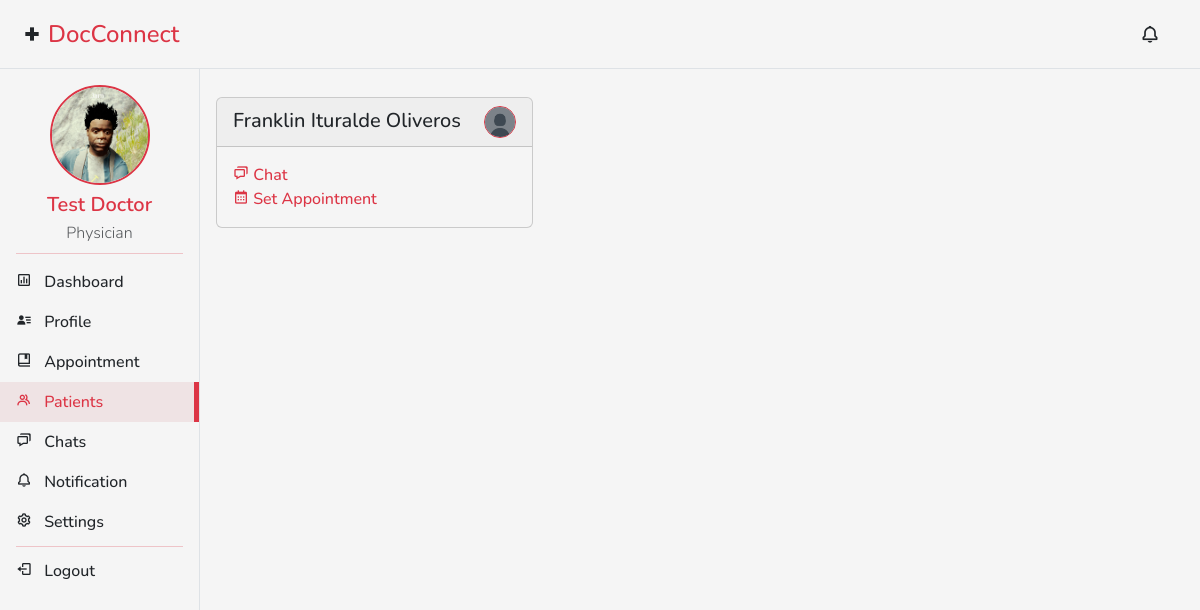
The page /doctor/patients.php (signed in) on the database its author committed.
### tables this page shows
CREATE TABLE `patient_info` (
  `patient_id` int(11) NOT NULL,
  `account_id` int(11) DEFAULT NULL,
  `height` varchar(32) DEFAULT NULL,
  `weight` varchar(32) DEFAULT NULL,
  `parent_name` varchar(255) DEFAULT NULL,
  `parent_contact` varchar(16) DEFAULT NULL,
  `is_created` timestamp NOT NULL DEFAULT current_timestamp(),
  `is_updated` timestamp NOT NULL DEFAULT current_timestamp() ON UPDATE current_timestamp(),
  `is_deleted` int(11) DEFAULT 0
);

CREATE TABLE `account` (
  `account_id` int(11) NOT NULL,
  `email` varchar(255) NOT NULL,
  `password` varchar(255) NOT NULL,
  `firstname` varchar(255) NOT NULL,
  `middlename` varchar(255) DEFAULT NULL,
  `lastname` varchar(255) NOT NULL,
  `gender` varchar(16) NOT NULL,
  `contact` varchar(64) DEFAULT NULL,
  `address` varchar(255) DEFAULT NULL,
  `account_image` varchar(64) NOT NULL,
  `account_type` varchar(16) NOT NULL,
  `verification_status` varchar(16) NOT NULL DEFAULT 'Unverified',
  `is_created` timestamp NOT NULL DEFAULT current_timestamp(),
  `is_updated` timestamp NOT NULL DEFAULT current_timestamp() ON UPDATE current_timestamp(),
  `is_deleted` int(11) DEFAULT 0,
  `user_role` int(11) NOT NULL,
  `campus_id` int(11) DEFAULT NULL,
  `birthdate` timestamp NULL DEFAULT NULL,
  `role` enum('doctor','patient') NOT NULL DEFAULT 'patient'
);

### classes/patient.class.php (called while the page is built, shortened)
<?php
require_once("../classes/database.php");
class Patient
{
    protected $db;
    function __construct()
    {
        $this->db = new Database();
    }
    function get_patients($doctor_id)
    {
        $sql = "SELECT a.*, pi.*, COUNT(ap.appointment_id) AS appointment_count,
            CONCAT(a.firstname, IF(a.middlename IS NOT NULL AND a.middlename != '', CONCAT(' ', a.middlename), ''), ' ', a.lastname) AS patient_name,
            MAX(ap.appointment_date) AS latest_appointment_date,
            MAX(ap.appointment_time) AS latest_appointment_time
            FROM account a
            INNER JOIN patient_info pi ON pi.account_id = a.account_id
            INNER JOIN appointment ap ON pi.patient_id = ap.patient_id
            WHERE ap.doctor_id = :doctor_id
            GROUP BY pi.patient_id
            ORDER BY latest_appointment_date ASC, latest_appointment_time ASC";
        $query = $this->db->connect()->prepare($sql);
        $query->bindParam(':doctor_id', $doctor_id);
        $data = null;
        if ($query->execute()) {
            $data = $query->fetchAll();
        }
        return $data;
    }
}

### classes/database.php (called while the page is built)
<?php
class Database
{
    private $host = 'localhost';
    private $username = 'root';
    private $password = '';
    private $database = 'docconnect_db2';
    protected $connection;
    function connect()
    {
        try {
            $this->connection = new PDO("mysql:host=$this->host;dbname=$this->database", $this->username, $this->password);
            $this->connection->setAttribute(PDO::ATTR_ERRMODE, PDO::ERRMODE_EXCEPTION);
        } catch (PDOException $e) {
            die("Connection error: " . $e->getMessage());
        }
        return $this->connection;
    }
}
?>

### doctor/patients.php (the view, shortened to what this page needs)
<?php
require_once('../classes/patient.class.php');
?>
<!DOCTYPE html>
<html lang="en">
<?php
include '../includes/head.php';
?>
<body>
    <?php
    require_once('../includes/header-doctor.php');
    ?>
    <div class="container-fluid">
        <div class="row">
            <?php
            require_once('../includes/sidepanel-doctor.php');
            ?>
            <main class="col-md-9 ms-sm-auto col-lg-10 px-md-4">
                <div class="mt-4 mb-3 row row-cols-1 row-cols-md-2 row-cols-lg-3 ">
                    <?php
                    $pateint = new Patient();
                    $patientArray = $pateint->get_patients($_SESSION['doctor_id']);
                    foreach ($patientArray as $item) {
                    ?>
                        <div class="col p-1">
                            <div class="card">
                                <a class="card-header fs-5" href="./patient-view?account_id=<?= $item['account_id']  ?>">
                                    <p class="text-dark m-0">
                                        <?= $item['patient_name'] ?>
                                        <img src="<?php if (isset($item['account_image'])) {
                                                        echo "../assets/images/" . $item['account_image'];
                                                    } else {
                                                        echo "../assets/images/default_profile.png";
                                                    } ?>" alt="" height="32" width="32" class="float-end rounded-circle border border-primary">
                                    </p>
                                </a>
                                <div class="card-body d-flex flex-column">
                                    <div>
                                        <a href="./chats.php?account_id=<?= $item['account_id']  ?>"><i class='bx bx-chat'></i> Chat</a>
                                    </div>
                                    <div>
                                        <a href=""><i class='bx bx-calendar'></i> Set Appointment</a>
                                    </div>
                                </div>
                            </div>
                        </div>
                    <?php
                    }
                    ?>
                </div>
            </main>
        </div>
    </div>
</body>
</html>

### css/style.css (style rules this page uses)
:root { --primary: #dc3545; --white: whitesmoke; --secondary: #21bf73; --dark_secondary: #007f4f; }
* { font-family: 'Nunito', sans-serif; font-weight: 500; margin: 0; padding: 0; box-sizing: border-box; outline: none; border: none; text-decoration: none !important; }
html { overflow-x: hidden; scroll-padding-top: 9rem; scroll-behavior: smooth; }
body { background-color: whitesmoke; }
nav#sidebarMenu, main.col-md-9 { margin-top: 69px; }

### rows shown on the page
patient_info: patient_name "Franklin Ituralde Oliveros", account.account_image (placeholder picture)

### other values the page prints
$_SESSION['fullname'] "Test Doctor"
$_SESSION['specialty'] "Physician"
